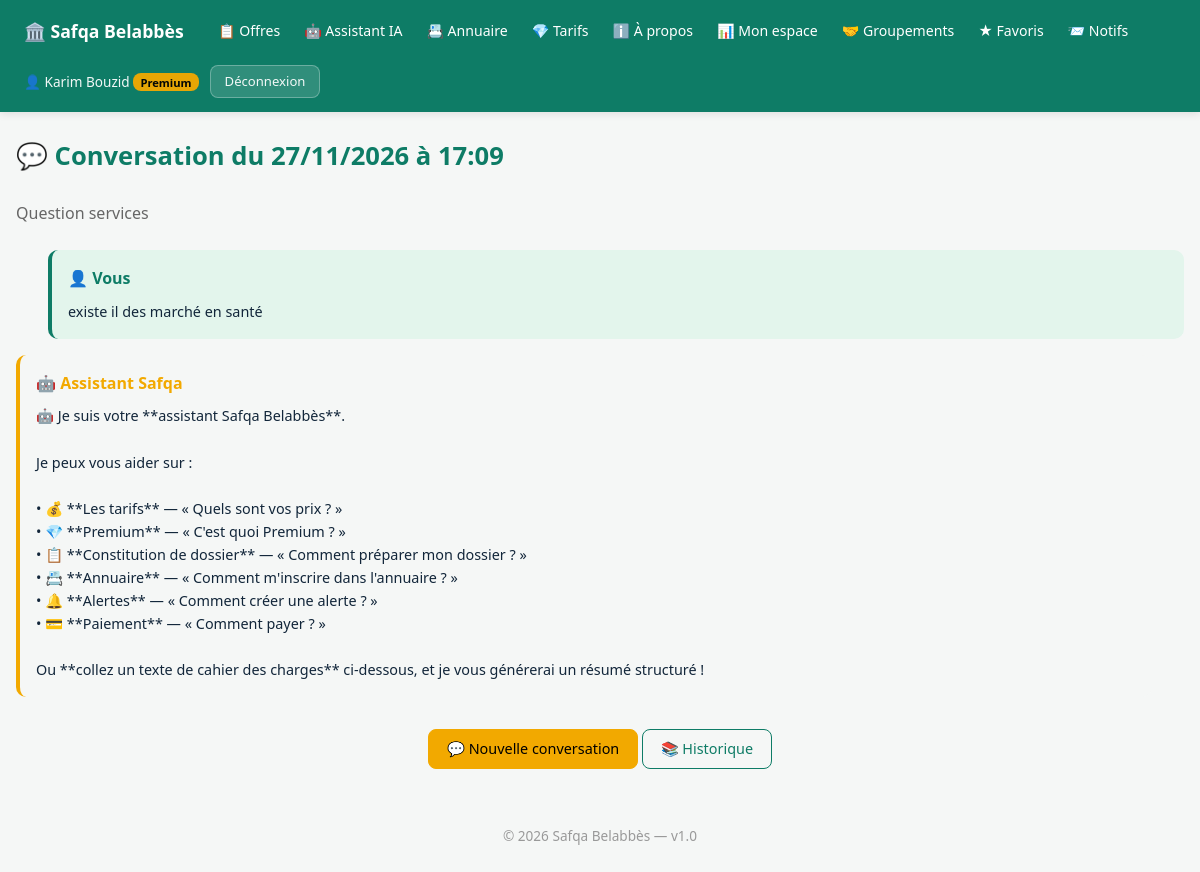
Screenshot of /chatbot/conversation/11 (signed in) with the database file from the repository.
### app/__init__.py (models this page shows, shortened)
class User(UserMixin, db.Model):
    __tablename__ = "users"
    id = db.Column(db.Integer, primary_key=True)
    email = db.Column(db.String(150), unique=True, nullable=False, index=True)
    phone = db.Column(db.String(20), unique=True, nullable=True, index=True)
    password_hash = db.Column(db.String(255), nullable=False)
    full_name = db.Column(db.String(120), nullable=False)
    role = db.Column(db.String(20), default="user", nullable=False)
    plan = db.Column(db.String(20), default="free", nullable=False)
    active = db.Column(db.Boolean, default=True, nullable=False)
    security_question = db.Column(db.String(40))
    security_answer_hash = db.Column(db.String(255))
    security_attempts = db.Column(db.Integer, default=0, nullable=False)
    email_notifications = db.Column(db.Boolean, default=True, nullable=False)
    sms_notifications = db.Column(db.Boolean, default=False, nullable=False)
    company = db.Column(db.String(150))
    sector_activity = db.Column(db.String(30))
    commune = db.Column(db.String(100))
    favorite_sectors = db.Column(db.String(300))
    created_at = db.Column(db.DateTime, default=datetime.utcnow)
    @property
    def is_admin(self):
        return self.role == "admin"
    @property
    def is_premium(self):
        if self.role == "admin":
            return True
        return self.plan == "premium"

class ChatConversation(db.Model):
    __tablename__ = "chat_conversations"
    id = db.Column(db.Integer, primary_key=True)
    user_id = db.Column(db.Integer, db.ForeignKey("users.id"), nullable=True, index=True)
    tender_id = db.Column(db.Integer, db.ForeignKey("tenders.id"), nullable=True)
    conversation_type = db.Column(db.String(30), default="general")
    created_at = db.Column(db.DateTime, default=datetime.utcnow)
    user = db.relationship("User")
    tender = db.relationship("Tender")

class ChatMessage(db.Model):
    __tablename__ = "chat_messages"
    id = db.Column(db.Integer, primary_key=True)
    conversation_id = db.Column(db.Integer, db.ForeignKey("chat_conversations.id"), nullable=False, index=True)
    role = db.Column(db.String(20), nullable=False)
    content = db.Column(db.Text, nullable=False)
    created_at = db.Column(db.DateTime, default=datetime.utcnow)

### app/routes.py (the view)
@bp.route("/chatbot/conversation/<int:conv_id>")
@login_required
def chatbot_conversation(conv_id):
    conv = db.session.get(ChatConversation, conv_id)
    if not conv or conv.user_id != current_user.id:
        abort(404)
    messages = ChatMessage.query.filter_by(
        conversation_id=conv_id
    ).order_by(ChatMessage.created_at.asc()).all()
    return render_template("chatbot_conversation.html", conv=conv, messages=messages)

### app/templates/chatbot_conversation.html
{% extends "base.html" %}
{% block content %}
<h1>💬 Conversation du {{ conv.created_at.strftime('%d/%m/%Y à %H:%M') if conv.created_at }}</h1>
<p style="color:#666;margin-bottom:1.5rem">
  {% if conv.conversation_type == 'tender' %}Analyse de cahier des charges{% else %}Question services{% endif %}
</p>
{% for msg in messages %}
<div style="margin-bottom:1rem">
  {% if msg.role == 'user' %}
    <div style="background:#e3f5ec;padding:1rem;border-radius:10px;border-left:4px solid #0e7c66;margin-left:2rem">
      <strong style="color:#0e7c66">👤 Vous</strong>
      <p style="margin:0.5rem 0 0;white-space:pre-wrap;font-size:0.9rem">{{ msg.content }}</p>
    </div>
  {% else %}
    <div style="background:#f5f7f6;padding:1rem;border-radius:10px;border-left:4px solid #f2a900;margin-right:2rem">
      <strong style="color:#f2a900">🤖 Assistant Safqa</strong>
      <p style="margin:0.5rem 0 0;white-space:pre-wrap;font-size:0.9rem">{{ msg.content }}</p>
    </div>
  {% endif %}
</div>
{% endfor %}
<div style="text-align:center;margin-top:2rem">
  <a href="/chatbot" class="btn btn-accent">💬 Nouvelle conversation</a>
  <a href="/chatbot/history" class="btn btn-ghost">📚 Historique</a>
</div>
{% endblock %}

### app/templates/base.html (shortened to what this page needs)
<!DOCTYPE html>
<html lang="fr">
<head>
</head>
<body>
<header>
  <div class="header-inner">
    <a href="/" class="brand">🏛️ Safqa Belabbès</a>
    {% if current_user.is_authenticated and current_user.is_admin %}
      <nav class="main-nav">
        <a href="/admin">🔧 Administration</a>
        <a href="/">👁️ Site public</a>
      </nav>
      <span class="spacer"></span>
      <div class="user-info">
        <span>👤 {{ current_user.full_name }}</span>
        <a href="/logout" class="btn btn-sm" style="background:rgba(255,255,255,0.15);color:#fff;border:1px solid rgba(255,255,255,0.3)">Déconnexion</a>
      </div>
    {% else %}
      <nav class="main-nav">
        <a href="/">📋 Offres</a>
        <a href="/chatbot">🤖 Assistant IA</a>
        <a href="/directory">📇 Annuaire</a>
        <a href="/pricing">💎 Tarifs</a>
        <a href="/about">ℹ️ À propos</a>
        {% if current_user.is_authenticated %}
          <a href="/dashboard">📊 Mon espace</a>
          <a href="/partnerships">🤝 Groupements</a>
          <a href="/favorites">★ Favoris</a>
          <a href="/notifications">📨 Notifs{% if unread_notif and unread_notif > 0 %} <span class="badge">{{ unread_notif }}</span>{% endif %}</a>
        {% endif %}
      </nav>
      {% if current_user.is_authenticated %}
        <div class="user-info">
          <span>👤 {{ current_user.full_name }}
            {% if current_user.is_premium %}<span class="chip-premium">Premium</span>{% endif %}
          </span>
          <a href="/logout" class="btn btn-sm" style="background:rgba(255,255,255,0.15);color:#fff;border:1px solid rgba(255,255,255,0.3)">Déconnexion</a>
        </div>
      {% else %}
        <div class="user-info">
          <a href="/login">Connexion</a>
          <a href="/register" class="btn btn-sm btn-accent">Inscription</a>
        </div>
      {% endif %}
    {% endif %}
  </div>
</header>
<main>
{% block content %}{% endblock %}
</main>
<footer>© 2026 Safqa Belabbès — v1.0</footer>
</body>
</html>

### app/templates/base.html (style rules this page uses)
* { box-sizing: border-box; margin: 0; padding: 0; }
body { font-family: system-ui, -apple-system, "Segoe UI", sans-serif; background: #f5f7f6; color: #12263a; line-height: 1.6; }
header { background: #0e7c66; color: #fff; padding: 0.85rem 1.5rem; position: sticky; top: 0; z-index: 100; box-shadow: 0 2px 8px rgba(0,0,0,0.1); }
header .header-inner { max-width: 1280px; margin: 0 auto; display: flex; align-items: center; gap: 1rem; flex-wrap: wrap; }
header a { color: #fff; text-decoration: none; font-weight: 500; font-size: 0.9rem; }
header .brand { font-size: 1.1rem; font-weight: 700; margin-right: 0.5rem; }
header .user-info { display: flex; align-items: center; gap: 0.7rem; font-size: 0.85rem; opacity: 0.95; }
header .chip-premium { background: #f2a900; color: #000; padding: 0.1rem 0.45rem; border-radius: 8px; font-size: 0.7rem; font-weight: 700; }
nav.main-nav { display: flex; align-items: center; gap: 0.2rem; flex-wrap: wrap; }
nav.main-nav a { padding: 0.4rem 0.65rem; border-radius: 6px; font-size: 0.88rem; transition: background 0.15s; }
main { max-width: 1280px; margin: 0 auto; padding: 1.5rem 1rem; min-height: calc(100vh - 200px); }
h1 { margin-bottom: 1.5rem; color: #0e7c66; font-size: 1.6rem; }
.btn, .btn-sm, .btn-ghost, .btn-accent, .btn-danger { display: inline-flex; align-items: center; justify-content: center; padding: 0.55rem 1.1rem; border-radius: 8px; cursor: pointer; text-decoration: none; font-size: 0.9rem; font-weight: 500; font-family: inherit; border: 1px solid transparent; transition: all 0.15s; white-space: nowrap; line-height: 1.4; }
.btn { background: #0e7c66; color: #fff; border-color: #0e7c66; }
.btn-sm { padding: 0.4rem 0.85rem; font-size: 0.82rem; }
.btn-ghost { background: transparent; color: #0e7c66; border-color: #0e7c66; }
.btn-accent { background: #f2a900; color: #000; border-color: #f2a900; }
footer { text-align: center; padding: 2rem 1rem; color: #999; font-size: 0.85rem; }

### rows the page displays
User: full_name "Karim Bouzid"
ChatConversation: created_at "27/11/2026 à 17:09"
ChatMessage: content "existe il des marché en santé"
ChatMessage: content "🤖 Je suis votre **assistant Safqa Belabbès**. Je peux vous aider sur : • 💰 **Les tarifs** — « Quels sont vos prix ? » • 💎 **Premium** — « C'est quoi Premium ? » • 📋 **Constitution de dossier** — « Comment préparer mon dossier ? » • 📇 **Annuaire** — « Comment m'inscrire dans l'annuaire ? » • 🔔 **Alertes** — « Comment créer une alerte ? » • 💳 **Paiement** — « Comment payer ? » Ou **collez un texte de cahier des charges** ci-dessous, et je vous générerai un résumé structuré !"
